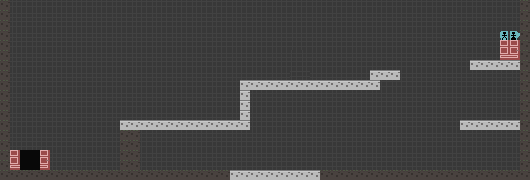

This is a level from a 2D game, rendered from its Tiled map with the project's own tilesets. A one-line summary and the map file follow, with tile-layer data summarised:
An orthogonal 53x18 tile map with 10x10 px tiles, 3 tile layers (background, transparent, collision) and 4 objects (3x door, enemy).

<map version="1.2" tiledversion="1.2.4" orientation="orthogonal" renderorder="right-down" width="53" height="18" tilewidth="10" tileheight="10" infinite="0" nextlayerid="7" nextobjectid="26">
 <tileset firstgid="1" name="tiles" tilewidth="10" tileheight="10" spacing="2" margin="2" tilecount="64" columns="8">
  <image source="tiles.png" width="100" height="100" />
 </tileset>
 <layer id="2" name="background" width="53" height="18">
  <properties>
   <property name="noCollision" value="" />
  </properties>
  <data>[954 cells, 954 non-empty, 9 distinct tile ids]</data>
 </layer>
 <layer id="3" name="transparent" width="53" height="18">
  <properties>
   <property name="noCollision" value="" />
  </properties>
  <data>[954 cells, 2 non-empty, 2 distinct tile ids]</data>
 </layer>
 <layer id="1" name="collision" width="53" height="18">
  <data>[954 cells, 139 non-empty, 2 distinct tile ids]</data>
 </layer>
 <objectgroup id="6" name="info">
  <object id="19" type="door" x="297.792" y="66.7917">
   <properties>
    <property name="goTo" value="room4" />
   </properties>
  </object>
  <object id="21" type="enemy" x="149.334" y="132.667" width="365.667" height="15">
   <properties>
    <property name="enemyCount" type="int" value="100" />
   </properties>
  </object>
  <object id="24" type="door" x="506.833" y="46.1666">
   <properties>
    <property name="goTo" value="room3" />
   </properties>
  </object>
  <object id="25" type="door" x="29.6667" y="155.833">
   <properties>
    <property name="goTo" value="room1" />
   </properties>
  </object>
 </objectgroup>
</map>
